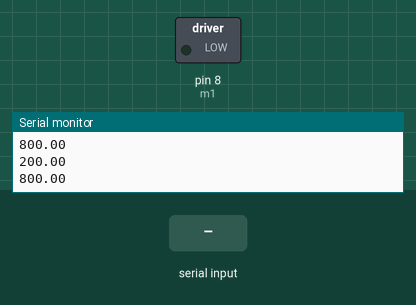
This sketch was run on a simulated Arduino Uno, built with avr-gcc and run on an emulated ATmega328P. Shown: switched loads named in the sketch (green lamp = pin HIGH), the last lines printed to the serial monitor. Dashed ring = blinking. Inputs (shaded band) come from the test bench.

Above: at 2.8 s.
2.9 s: "Case 0\n" received over the second serial link
At 7.2 s:
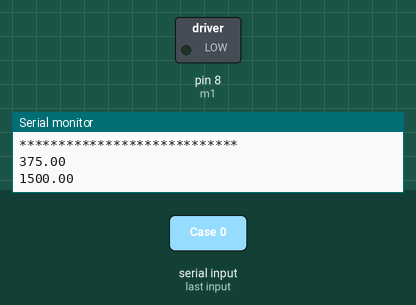
At 9.7 s:
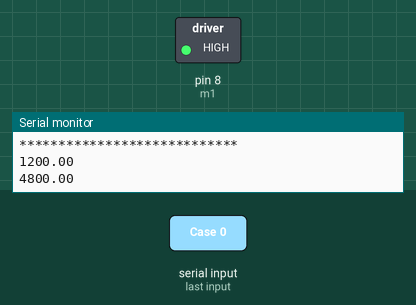
Timing chart, 0 to 11.5 s (numbered marks = the images above; inputs shaded):
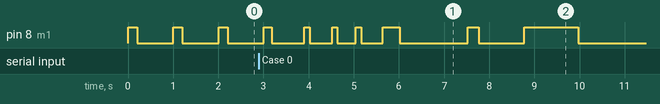

The sketch:

drum_test_v6_thinkAct.ino
```cpp
/**
 * Takes input from circuit to determine speed of metronome and beats along to it
 * Preset rhythms, some random logic to determine which rhythm to play
 */
#include <SoftwareSerial.h>

SoftwareSerial mySerial(11, 10);


char state = 'o'; //determines whether to look for beat or not

int bpm = 60;
float period = 1000; //length of period, found from beat detection

int t1, t2 = 0; //time variable to avoid use of delays

float st_quarter, rt_quarter = 0; //strike time and rest time quarter note length from period
const int m1 = 8; //motor pin
int rhythm = 0; //original rhythm to play with no user input

//function to make a hit
void beat(int pin, int st, int rt){
  //t1 and t2 used to avoid use of delay
  t2 = millis();
  while(t2-t1 <= st){ //turns motor on for length of st
    digitalWrite(m1, HIGH); //turns motor on
    t2 = millis();
  }
  t1 = t2;

  t2 = millis();
  while(t2-t1 <= rt){ //turns motor off for length of rt
    digitalWrite(m1, LOW); // turns motor off
    t2 = millis();
  }
  t1 = t2;
}


void setup() {
  pinMode(m1, OUTPUT); // set the output pins
  Serial.begin(9600);
  mySerial.begin(4800);
}

void loop() {

  if(mySerial.available() > 0){ //if serial value is input, read it
    Serial.println("Receiving");
    bpm = mySerial.read();
    period = float(60000)/float(bpm);
    Serial.println("****************************");


//    t1 = millis();
//    t2 = millis();
//    //for quarter note: period*3.53 + 2*period/3 - 50
//    //for eighth note: period*3.53
//    while(t2-t1 <= period){ //*3.53 + 2*period/3 - 50){ //2300 for 92bpm
//      t2 = millis();
//    }
  }
  //Serial.println(period);

  rhythm = 0;
//  if(bpm <=80){
//    rhythm = 7;
//  }
//  else if(bpm <= 100 && bpm >= 80){
//    rhythm = 0;
//  }
//  else if(bpm>=100 && bpm <= 130){
//    rhythm = 0;
//  }
//  else if(bpm>=130){
//    rhythm = 7;
//  }

  st_quarter = float(.2)*float(period);
  rt_quarter = float(.8)*float(period);

  Serial.println(st_quarter);
  Serial.println(rt_quarter);

  switch(rhythm){ //switches between 7 different rhythms depending on what variable rhythm equals
    case 0: //quarter notes
      //Serial.println("Case 0");
      beat(m1, st_quarter, rt_quarter);
      break;

    case 1: //eigth notes
      //Serial.println("Case 1");
      beat(m1, st_quarter/2, rt_quarter/2);
      break;

    case 2: //sixteenth notes
      //Serial.println("Case 2");
      beat(m1, st_quarter/4, rt_quarter/4);
      break;

    case 3: //eigth+sixteenth
      beat(m1, 100, 400);
      beat(m1, 50, 200);
      break;

    case 4: //eighth+sixteenth+sixteenth
      beat(m1, 100, 400);
      beat(m1, 50, 200);
      beat(m1, 50, 200);
      break;

    case 5://e+s+s+e+s
      beat(m1, 100, 400);
      beat(m1, 50, 200);
      beat(m1, 50, 200);
      beat(m1, 100, 400);
      beat(m1, 50, 200);
      break;

    case 6://1++3+4
      beat(m1, 100, 400);
      beat(m1, 100, 800);
      beat(m1, 100, 400);
      beat(m1, 100, 400);
      beat(m1, 100, 400);
      beat(m1, 100, 800);
      break;

    case 7: // don't move
      Serial.print("Outside Range");
      digitalWrite(m1, LOW);
      break;

  }
}
```
